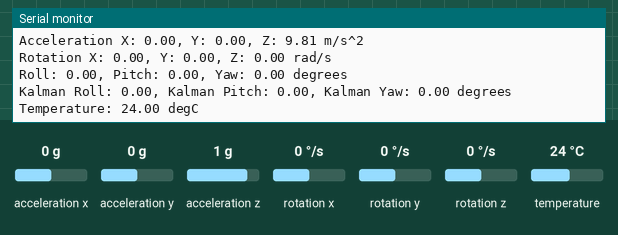
A sketch run on a simulated Arduino Leonardo, built with avr-gcc and run on an emulated ATmega32U4. On the bench: the last lines printed to the serial monitor. The test bench sets the inputs (shaded band); at power-on: acceleration z 1 g, acceleration x 0 g, acceleration y 0 g, rotation x 0 °/s, rotation y 0 °/s, rotation z 0 °/s, temperature 24 °C.

Above: at 1.3 s.
1.4 s: acceleration z set to 0 g
At 3.5 s:
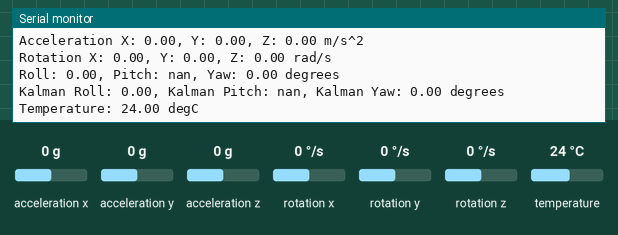
5.3 s: acceleration x set to -1.4 g
At 7.5 s:
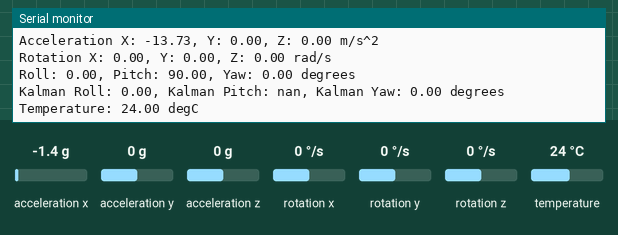
9.2 s: acceleration y set to -1.4 g
At 12.9 s:
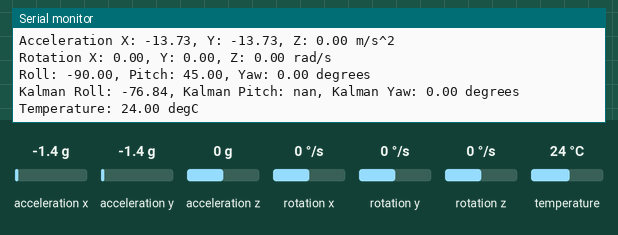
13.1 s: rotation x set to -192 °/s
At 15.8 s:
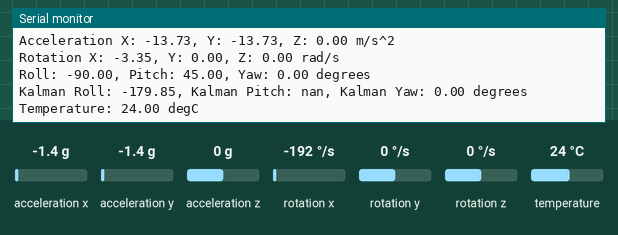
17.0 s: rotation y set to -192 °/s
At 18.6 s:
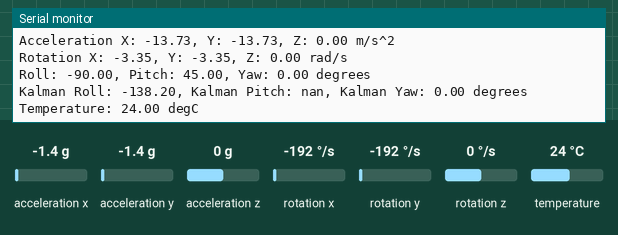
Timing chart, 0 to 20.1 s (numbered marks = the images above; inputs shaded):
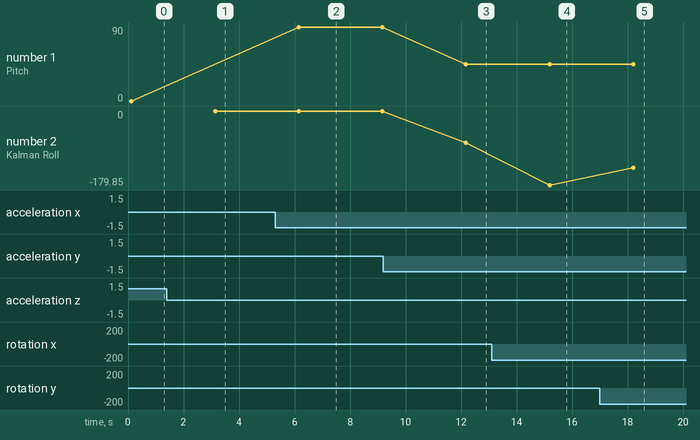

The sketch:

sketch_may22a.ino
```cpp
#include <Adafruit_MPU6050.h>
#include <Adafruit_Sensor.h>
#include <Wire.h>
#include <Kalman.h> // Make sure to install the Kalman filter library

Adafruit_MPU6050 mpu;
Kalman kalmanX;
Kalman kalmanY;
Kalman kalmanZ; // For yaw

void setup(void) {
  Serial.begin(115200);
  while (!Serial)
    delay(10); // will pause Zero, Leonardo, etc until serial console opens

  Serial.println("Adafruit MPU6050 test!");

  // Try to initialize!
  if (!mpu.begin()) {
    Serial.println("Failed to find MPU6050 chip");
    while (1) {
      delay(10);
    }
  }
  Serial.println("MPU6050 Found!");

 mpu.setAccelerometerRange(MPU6050_RANGE_8_G);
 // Serial.print("Accelerometer range set to: ");
  switch (mpu.getAccelerometerRange()) {
  case MPU6050_RANGE_2_G:
    //Serial.println("+-2G");
    break;
  case MPU6050_RANGE_4_G:
    //Serial.println("+-4G");
    break;
  case MPU6050_RANGE_8_G:
    //Serial.println("+-8G");
    break;
  case MPU6050_RANGE_16_G:
    //Serial.println("+-16G");
    break;
  }
 mpu.setGyroRange(MPU6050_RANGE_500_DEG);
  //Serial.print("Gyro range set to: ");
  switch (mpu.getGyroRange()) {
  case MPU6050_RANGE_250_DEG:
    //Serial.println("+- 250 deg/s");
    break;
  case MPU6050_RANGE_500_DEG:
   // Serial.println("+- 500 deg/s");
    break;
  case MPU6050_RANGE_1000_DEG:
   // Serial.println("+- 1000 deg/s");
    break;
  case MPU6050_RANGE_2000_DEG:
    //Serial.println("+- 2000 deg/s");
    break;
  }
  mpu.setFilterBandwidth(MPU6050_BAND_21_HZ);
  //Serial.print("Filter bandwidth set to: ");
  switch (mpu.getFilterBandwidth()) {
  case MPU6050_BAND_260_HZ:
    //Serial.println("260 Hz");
    break;
  case MPU6050_BAND_184_HZ:
    //Serial.println("184 Hz");
    break;
  case MPU6050_BAND_94_HZ:
   // Serial.println("94 Hz");
    break;
  case MPU6050_BAND_44_HZ:
    //Serial.println("44 Hz");
    break;
  case MPU6050_BAND_21_HZ:
   // Serial.println("21 Hz");
    break;
  case MPU6050_BAND_10_HZ:
   // Serial.println("10 Hz");
    break;
  case MPU6050_BAND_5_HZ:
   // Serial.println("5 Hz");
    break;
  }
  Serial.println("");
  delay(100);
}

void loop() {
  static uint32_t timer = micros();

  /* Get new sensor events with the readings */
  sensors_event_t a, g, temp;
  mpu.getEvent(&a, &g, &temp);

  /* Calculate delta time */
  double dt = (double)(micros() - timer) / 1000000;
  timer = micros();

  /* Calculate roll and pitch (in degrees) */
  double roll  = atan2(a.acceleration.y, a.acceleration.z) * RAD_TO_DEG;
  double pitch = atan(-a.acceleration.x / sqrt(a.acceleration.y * a.acceleration.y + a.acceleration.z * a.acceleration.z)) * RAD_TO_DEG;

  /* Convert gyro rates to degrees per second */
  double gyroXrate = g.gyro.x * RAD_TO_DEG;
  double gyroYrate = g.gyro.y * RAD_TO_DEG;
  double gyroZrate = g.gyro.z * RAD_TO_DEG;

  /* Apply Kalman filter */
  double kalAngleX = kalmanX.getAngle(roll, gyroXrate, dt);
  double kalAngleY = kalmanY.getAngle(pitch, gyroYrate, dt);
  double kalAngleZ = kalmanZ.getAngle(0, gyroZrate, dt); // Yaw angle integration

  /* Print out the values */
  Serial.print("Acceleration X: ");
  Serial.print(a.acceleration.x);
  Serial.print(", Y: ");
  Serial.print(a.acceleration.y);
  Serial.print(", Z: ");
  Serial.print(a.acceleration.z);
  Serial.println(" m/s^2");

  Serial.print("Rotation X: ");
  Serial.print(g.gyro.x);
  Serial.print(", Y: ");
  Serial.print(g.gyro.y);
  Serial.print(", Z: ");
  Serial.print(g.gyro.z);
  Serial.println(" rad/s");

  Serial.print("Roll: ");
  Serial.print(roll);
  Serial.print(", Pitch: ");
  Serial.print(pitch);
  Serial.print(", Yaw: ");
  Serial.print(kalAngleZ); // Only Kalman filtered yaw is available
  Serial.println(" degrees");

  Serial.print("Kalman Roll: ");
  Serial.print(kalAngleX);
  Serial.print(", Kalman Pitch: ");
  Serial.print(kalAngleY);
  Serial.print(", Kalman Yaw: ");
  Serial.print(kalAngleZ);
  Serial.println(" degrees");

  Serial.print("Temperature: ");
  Serial.print(temp.temperature);
  Serial.println(" degC");

  Serial.println("");
  delay(3000);
}
```

Measured:
- after the input at 1.4 s, the serial monitor: prints a new line after 1.7 s (image 1)
- after the input at 5.3 s, the serial monitor: prints a new line after 0.84 s (image 2)
- after the input at 9.2 s, the serial monitor: prints a new line after 3.0 s (image 3)
- after the input at 13.1 s, the serial monitor: prints a new line after 2.1 s (image 4)
- after the input at 17.0 s, the serial monitor: prints a new line after 1.2 s (image 5)
- plotted number 1: 0 → 90 after the input at 5.3 s, 90 → 45 after the input at 9.2 s
- plotted number 2: 0 → -76.84 after the input at 9.2 s, -76.84 → -179.85 after the input at 13.1 s
